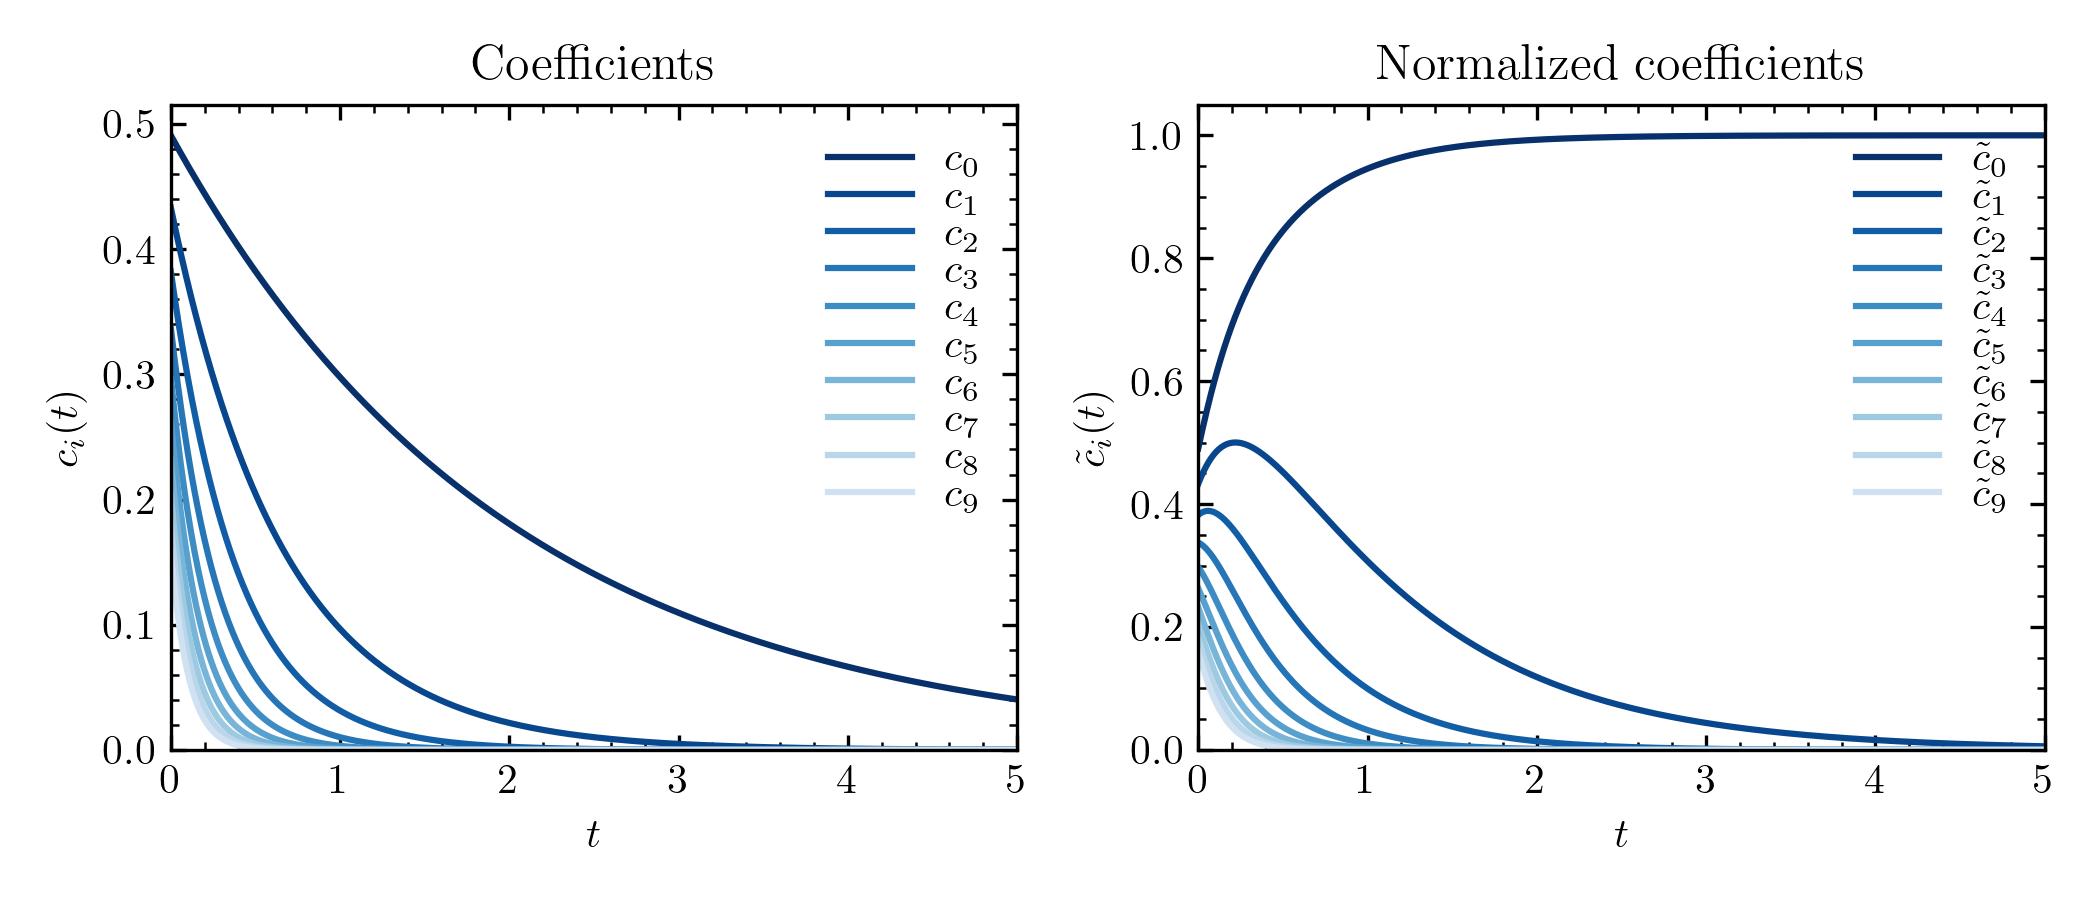

The Python source for this figure:
"""Picture for theoretical background of the imaginary-time quantum dynamics."""

import matplotlib.pyplot as plt
import numpy as np

### input ###
tplot = 5
tgrid = 1000
omega = 1
nstates = 10

colors = plt.cm.Blues(np.linspace(1, 0.2, nstates))

### code ###
tmax = tplot
t = np.linspace(0, tmax, tgrid)

ho_energies = np.array([0.5*omega + n for n in range(nstates)])
c0 = (np.exp(-ho_energies/8))
c0 /= np.sqrt(np.sum(c0**2))
c = np.zeros(shape=(nstates, tgrid))

for i in range(nstates):
    c[i] = c0[i]*np.exp(-ho_energies[i]*t)

norm = np.sqrt(np.sum(c**2, axis=0))

# plotting
plt.rc('text', usetex=True)
plt.rc('font', family='serif')

fig, axs = plt.subplots(1, 2, figsize=(7.0, 3.))

for state in range(nstates):
    axs[0].plot(t, c[state], color=colors[state], ls='-', label=f"$c_{state:d}$")
    axs[1].plot(t, c[state]/norm, color=colors[state], ls='-', label=r"$\tilde{c}$" + f"$_{state:d}$")

axs[0].set_title(r"Coefficients")
axs[0].set_xlabel(r"$t$")
axs[0].set_ylabel(r"$c_i(t)$")

axs[0].set_xlim(0, tplot)
axs[0].set_ylim(0)

axs[0].tick_params('both', direction='in', which='both', top=True, right=True)
axs[0].minorticks_on()
axs[0].legend(frameon=False, labelspacing=0, loc='upper right')

axs[1].set_title(r"Normalized coefficients")
axs[1].set_xlabel(r"$t$")
axs[1].set_ylabel(r"$\tilde{c}_i(t)$")

axs[1].set_xlim(0, tplot)
axs[1].set_ylim(0)

axs[1].tick_params('both', direction='in', which='both', top=True, right=True)
axs[1].minorticks_on()
axs[1].legend(frameon=False, labelspacing=0, loc='upper right')

plt.tight_layout()
plt.savefig('itqd1', dpi=300)
plt.show()
